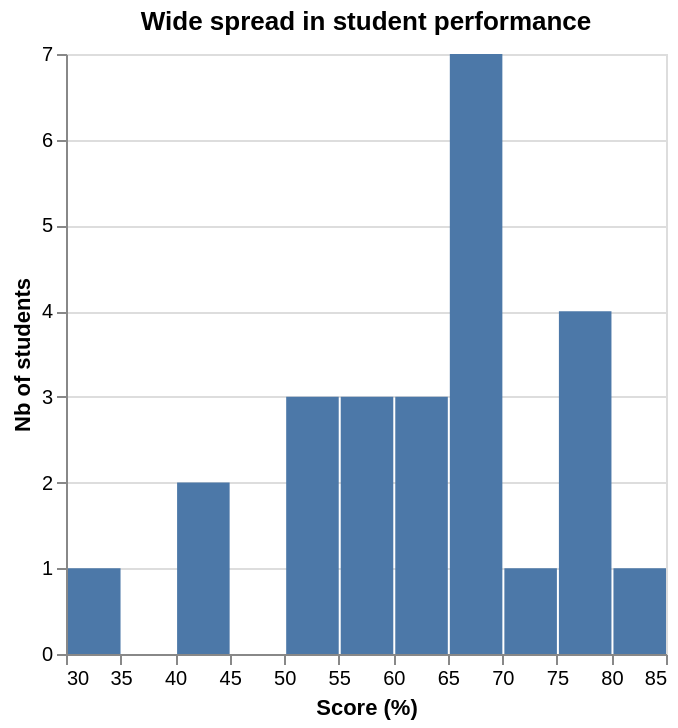

Notebook source saved alongside this figure:
### Code cell
chart = alt.Chart(student_avg).mark_bar().encode(
    x=alt.X('percent_score', title='Score (%)', bin=True),
    y=alt.Y('count()', title='Nb of students') 
).properties(
    title='Wide spread in student performance'
)
chart

### Figure 1 — Vega-Lite specification as saved in the notebook (floating-point values rounded to 4 significant figures)
{"config": {"view": {"continuousWidth": 300, "continuousHeight": 300}}, "data": {"name": "data-547bbeb48d725fe141f136f62fa8df59"}, "mark": {"type": "bar"}, "encoding": {"x": {"bin": true, "field": "percent_score", "title": "Score (%)", "type": "quantitative"}, "y": {"aggregate": "count", "title": "Nb of students", "type": "quantitative"}}, "title": "Wide spread in student performance", "$schema": "https://vega.github.io/schema/vega-lite/v6.4.1.json", "datasets": {"data-547bbeb48d725fe141f136f62fa8df59": [{"student_id": "S001", "score": 39.5, "max_score": 69, "percent_score": 57.2}, {"student_id": "S002", "score": 52.0, "max_score": 69, "percent_score": 75.4}, {"student_id": "S003", "score": 50.5, "max_score": 69, "percent_score": 73.2}, {"student_id": "S004", "score": 52.0, "max_score": 69, "percent_score": 75.4}, {"student_id": "S005", "score": 46.0, "max_score": 69, "percent_score": 66.7}, {"student_id": "S006", "score": 30.5, "max_score": 69, "percent_score": 44.2}, {"student_id": "S007", "score": 40.5, "max_score": 69, "percent_score": 58.7}, {"student_id": "S008", "score": 48.0, "max_score": 69, "percent_score": 69.6}, {"student_id": "S009", "score": 45.5, "max_score": 69, "percent_score": 65.9}, {"student_id": "S010", "score": 37.0, "max_score": 69, "percent_score": 53.6}, {"student_id": "S011", "score": 45.0, "max_score": 69, "percent_score": 65.2}, {"student_id": "S012", "score": 34.5, "max_score": 69, "percent_score": 50.0}, {"student_id": "S013", "score": 52.0, "max_score": 69, "percent_score": 75.4}, {"student_id": "S014", "score": 45.5, "max_score": 69, "percent_score": 65.9}, {"student_id": "S015", "score": 29.5, "max_score": 69, "percent_score": 42.8}, {"student_id": "S016", "score": 44.0, "max_score": 69, "percent_score": 63.8}, {"student_id": "S017", "score": 35.0, "max_score": 69, "percent_score": 50.7}, {"student_id": "S018", "score": 40.0, "max_score": 69, "percent_score": 58.0}, {"student_id": "S019", "score": 45.5, "max_score": 69, "percent_score": 65.9}, {"student_id": "S020", "score": 47.0, "max_score": 69, "percent_score": 68.1}, {"student_id": "S021", "score": 42.0, "max_score": 69, "percent_score": 60.9}, {"student_id": "S022", "score": 53.0, "max_score": 69, "percent_score": 76.8}, {"student_id": "S023", "score": 58.0, "max_score": 69, "percent_score": 84.1}, {"student_id": "S024", "score": 23.5, "max_score": 69, "percent_score": 34.1}, {"student_id": "S025", "score": 44.5, "max_score": 69, "percent_score": 64.5}]}}
